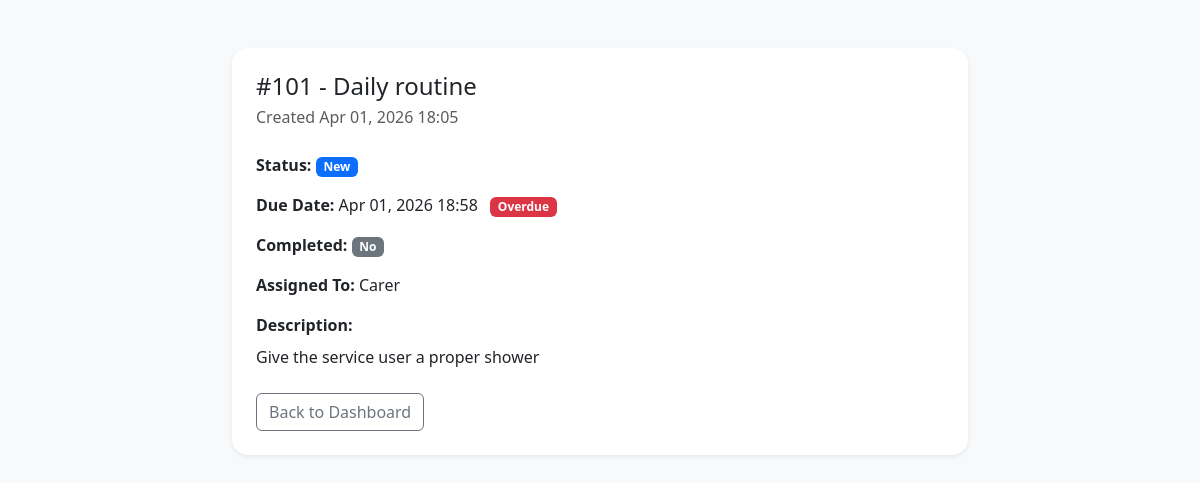
The app's page /tasks/2/ with its own data.
### tracker/models.py (models this page shows, shortened)
class Task(models.Model):
    class TaskQuerySet(models.QuerySet):
        def overdue(self):
            return self.filter(is_completed=False, due_date__lt=timezone.now())
    class Status(models.TextChoices):
        NEW = "new", "New"
        IN_PROGRESS = "in_progress", "In Progress"
        COMPLETED = "completed", "Completed"
    title = models.CharField(max_length=200)
    description = models.TextField(blank=True)
    status = models.CharField(max_length=20, choices=Status.choices, default=Status.NEW)
    assigned_to = models.CharField(max_length=150, blank=True)
    due_date = models.DateTimeField(default=timezone.now)
    is_completed = models.BooleanField(default=False)
    created_at = models.DateTimeField(auto_now_add=True)
    objects = TaskQuerySet.as_manager()
    class Meta:
        ordering = ["-created_at"]
    @property
    def is_overdue(self):
        return not self.is_completed and self.due_date < timezone.now()

### tracker/views.py (the view)
# urls.py: path("tasks/<int:task_id>/", task_detail, name="task_detail"),
def task_detail(request, task_id):
    task = get_object_or_404(Task, id=task_id)
    context = {
        "task": task,
    }
    return render(request, "tracker/task_detail.html", context)

### tracker/templates/tracker/task_detail.html (shortened to what this page needs)
<!DOCTYPE html>
<html lang="en">
<head>
    <link href="https://cdn.jsdelivr.net/npm/bootstrap@5.3.3/dist/css/bootstrap.min.css" rel="stylesheet">
</head>
<body class="bg-light">
    <div class="container py-5">
        <div class="row justify-content-center">
            <div class="col-lg-8">
                <div class="card shadow-sm border-0 rounded-4">
                    <div class="card-body p-4">
                        <h1 class="h4 mb-1">#{{ task.id|add:99 }} - {{ task.title }}</h1>
                        <p class="text-muted mb-4">Created {{ task.created_at|date:"M d, Y H:i" }}</p>
                        <div class="mb-3">
                            <strong>Status:</strong>
                            <span class="badge text-bg-primary">{{ task.get_status_display }}</span>
                        </div>
                        <div class="mb-3">
                            <strong>Due Date:</strong>
                            <span>{{ task.due_date|date:"M d, Y H:i" }}</span>
                            {% if task.is_overdue %}
                            <span class="badge text-bg-danger ms-2">Overdue</span>
                            {% endif %}
                        </div>
                        <div class="mb-3">
                            <strong>Completed:</strong>
                            {% if task.is_completed %}
                            <span class="badge text-bg-success">Yes</span>
                            {% else %}
                            <span class="badge text-bg-secondary">No</span>
                            {% endif %}
                        </div>
                        <div class="mb-3">
                            <strong>Assigned To:</strong>
                            {% if task.assigned_to %}
                            <span>{{ task.assigned_to }}</span>
                            {% else %}
                            <span class="text-muted">Not assigned</span>
                            {% endif %}
                        </div>
                        <div class="mb-4">
                            <strong>Description:</strong>
                            <p class="mb-0 mt-2">{{ task.description|default:"No description provided." }}</p>
                        </div>
                        <a href="{% url 'tracker:task_dashboard' %}" class="btn btn-outline-secondary">Back to Dashboard</a>
                    </div>
                </div>
            </div>
        </div>
    </div>
</body>
</html>

### records on screen
Task: id|add "101", title "Daily routine", created_at "Apr 01, 2026 18:05", status "New", due_date "Apr 01, 2026 18:58", assigned_to "Carer", description "Give the service user a proper shower"
